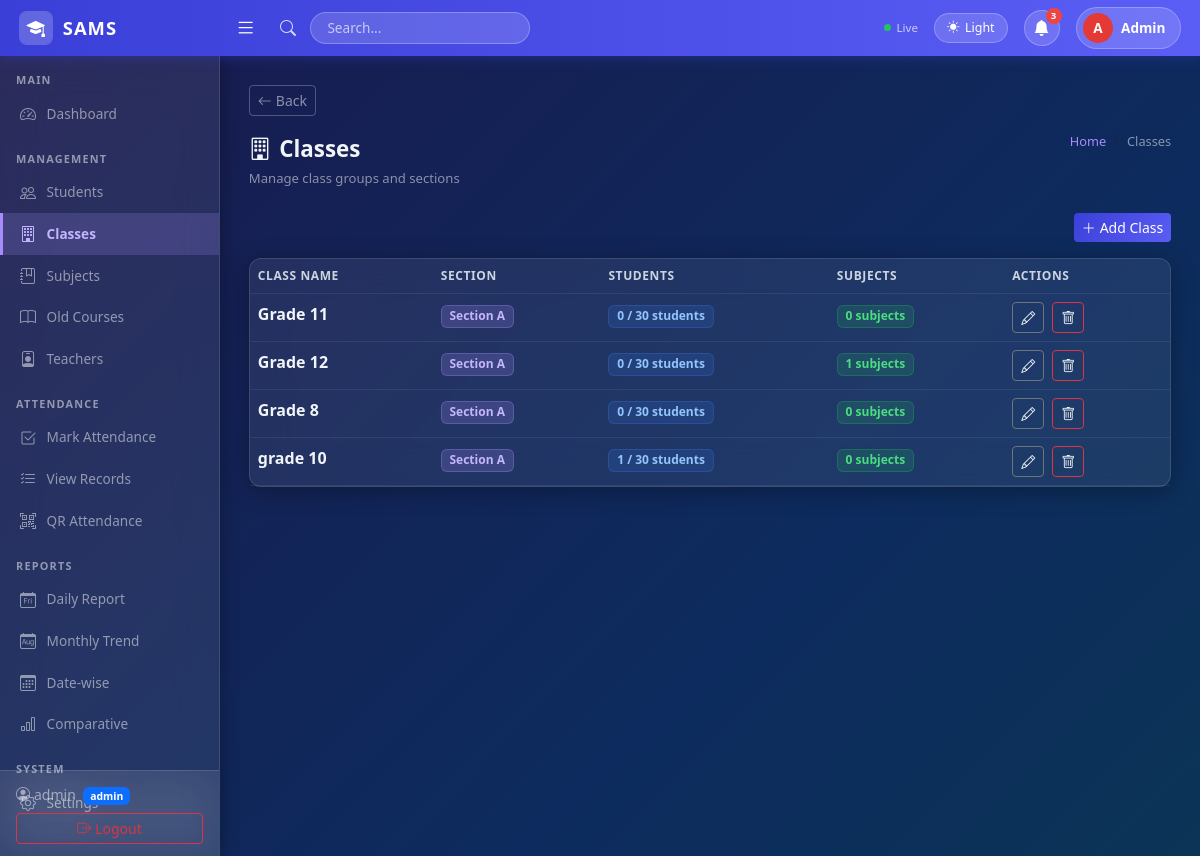
Page /classes/ (signed in) on the committed database.
### core/models.py (models this page shows, shortened)
class ClassGroup(models.Model):
    name = models.CharField(max_length=100)  # e.g. "Grade 10"
    section = models.CharField(max_length=5, blank=True, default='')  # A-E
    class Meta:
        ordering = ['name', 'section']
        unique_together = ('name', 'section')

### core/views.py (the view)
        def wrapper(request, *args, **kwargs):
            if not request.user.is_authenticated:
                return redirect('login')
            if get_role(request.user) not in roles and not request.user.is_superuser:
                return HttpResponseForbidden("Access Denied")
            return view_func(request, *args, **kwargs)

### core/views.py (called while the page is built)
def get_role(user):
    try:
        return user.profile.role
    except Exception:
        return None

def role_required(*roles):
    def decorator(view_func):
        def wrapper(request, *args, **kwargs):
            if not request.user.is_authenticated:
                return redirect('login')
            if get_role(request.user) not in roles and not request.user.is_superuser:
                return HttpResponseForbidden("Access Denied")
            return view_func(request, *args, **kwargs)
        return wrapper
    return decorator

@login_required
@role_required('admin')
def class_list(request):
    classes = ClassGroup.objects.annotate(
        student_count=Count('students'),
        subject_count=Count('subjects')
    ).order_by('name', 'section')
    return render(request, 'classes/list.html', {'classes': classes})

### templates/classes/list.html (shortened to what this page needs)
{% extends 'base.html' %}
{% block content %}
<div class="page-header">
  <div>
    <div class="page-title"><i class="bi bi-building me-2"></i>Classes</div>
    <small style="color:var(--text-muted); font-size:.82rem;">Manage class groups and sections</small>
  </div>
  <nav aria-label="breadcrumb">
    <ol class="breadcrumb mb-0">
      <li class="breadcrumb-item"><a href="{% url 'home' %}">Home</a></li>
      <li class="breadcrumb-item active">Classes</li>
    </ol>
  </nav>
</div>
<div class="mb-3 text-end">
  <a href="{% url 'class_create' %}" class="btn btn-primary btn-sm"><i class="bi bi-plus-lg me-1"></i>Add Class</a>
</div>
<div class="card">
  <div class="table-responsive">
    <table class="table table-hover mb-0">
      <thead>
        <tr>
          <th>Class Name</th>
          <th>Section</th>
          <th>Students</th>
          <th>Subjects</th>
          <th>Actions</th>
        </tr>
      </thead>
      <tbody>
        {% for c in classes %}
        <tr>
          <td style="font-weight:600;">{{ c.name }}</td>
          <td>
            {% if c.section %}
              <span class="badge" style="background:rgba(167,139,250,0.2); color:#c4b5fd; border:1px solid rgba(167,139,250,0.3);">Section {{ c.section }}</span>
            {% else %}—{% endif %}
          </td>
          <td>
            <span class="badge" style="background:rgba(59,130,246,0.15); color:#93c5fd; border:1px solid rgba(59,130,246,0.25);">
              {{ c.student_count }} / 30 students
            </span>
          </td>
          <td>
            <span class="badge" style="background:rgba(34,197,94,0.15); color:#4ade80; border:1px solid rgba(34,197,94,0.25);">
              {{ c.subject_count }} subjects
            </span>
          </td>
          <td>
            <a href="{% url 'class_edit' c.id %}" class="btn btn-sm btn-outline-secondary me-1"><i class="bi bi-pencil"></i></a>
            <a href="{% url 'class_delete' c.id %}" class="btn btn-sm btn-outline-danger"><i class="bi bi-trash"></i></a>
          </td>
        </tr>
        {% empty %}
        <tr><td colspan="5" class="text-center py-5" style="color:var(--text-muted);">
          <i class="bi bi-building" style="font-size:2rem; display:block; margin-bottom:.5rem;"></i>
          No classes yet. Add one to get started.
        </td></tr>
        {% endfor %}
      </tbody>
    </table>
  </div>
</div>
{% endblock %}

### templates/base.html (shortened to what this page needs)
<!DOCTYPE html>
<html lang="en" id="htmlRoot">
<head>
  <link href="https://cdn.jsdelivr.net/npm/bootstrap@5.3.0/dist/css/bootstrap.min.css" rel="stylesheet">
  <link href="https://cdn.jsdelivr.net/npm/bootstrap-icons@1.10.5/font/bootstrap-icons.css" rel="stylesheet">
</head>
<body>
{% if user.is_authenticated %}
<nav class="top-navbar">
  <a href="{% url 'home' %}" class="brand">
    <div class="brand-icon"><i class="bi bi-mortarboard-fill text-white"></i></div>
    SAMS
  </a>
  <button class="hamburger ms-2" id="sidebarToggle"><i class="bi bi-list"></i></button>
  <div class="d-flex align-items-center ms-3 gap-2 flex-grow-1">
    <i class="bi bi-search search-icon"></i>
    <input type="text" class="search-box d-none d-md-block" placeholder="Search...">
  </div>
  <div class="d-flex align-items-center gap-3 ms-auto">
    <div class="sync-indicator d-none d-md-flex">
      <div class="sync-dot"></div>Live
    </div>
    <button class="theme-btn" onclick="toggleTheme()" id="themeBtn">
      <i class="bi bi-moon-fill" id="themeIcon"></i>
      <span id="themeLabel" class="d-none d-md-inline">Dark</span>
    </button>
    <div style="position:relative;">
      <button class="notif-btn" id="notifBtn" onclick="toggleNotif()">
        <i class="bi bi-bell-fill"></i>
        <span class="notif-badge" id="notifBadge">3</span>
      </button>
    </div>
    <a href="{% url 'logout' %}" class="user-pill">
      <div class="user-avatar">{{ user.username|first|upper }}</div>
      <span class="d-none d-md-inline">{{ user.username|capfirst }}</span>
    </a>
  </div>
</nav>
<div class="sidebar" id="sidebar">
  <div class="section-label">Main</div>
  <a href="{% url 'home' %}" class="nav-link {% if request.resolver_match.url_name == 'home' %}active{% endif %}">
    <i class="bi bi-speedometer2"></i> Dashboard
  </a>
  {% if user.profile.role == 'student' %}
  <div class="section-label">My Account</div>
  <a href="{% url 'student_dashboard' %}" class="nav-link {% if request.resolver_match.url_name == 'student_dashboard' %}active{% endif %}">
    <i class="bi bi-speedometer2"></i> Dashboard
  </a>
  <div class="section-label">My Attendance</div>
  <a href="{% url 'student_attendance' %}" class="nav-link {% if request.resolver_match.url_name == 'student_attendance' %}active{% endif %}">
    <i class="bi bi-list-check"></i> Attendance Records
  </a>
  <a href="{% url 'student_reports' %}" class="nav-link {% if request.resolver_match.url_name == 'student_reports' %}active{% endif %}">
    <i class="bi bi-bar-chart-fill"></i> My Reports
  </a>
  <a href="{% url 'student_profile' %}" class="nav-link {% if request.resolver_match.url_name == 'student_profile' %}active{% endif %}">
    <i class="bi bi-person-circle"></i> My Profile
  </a>
  {% else %}
  {% if user.is_superuser or user.profile.role == 'admin' %}
  <div class="section-label">Management</div>
  <a href="{% url 'student_list' %}" class="nav-link {% if 'student' in request.resolver_match.url_name %}active{% endif %}">
    <i class="bi bi-people"></i> Students
  </a>
  <a href="{% url 'class_list' %}" class="nav-link {% if 'class' in request.resolver_match.url_name %}active{% endif %}">
    <i class="bi bi-building"></i> Classes
  </a>
  <a href="{% url 'subject_list' %}" class="nav-link {% if 'subject' in request.resolver_match.url_name %}active{% endif %}">
    <i class="bi bi-journal-bookmark"></i> Subjects
  </a>
  <a href="{% url 'course_list' %}" class="nav-link {% if 'course' in request.resolver_match.url_name %}active{% endif %}">
    <i class="bi bi-book"></i> Old Courses
  </a>
  <a href="{% url 'teacher_list' %}" class="nav-link {% if 'teacher' in request.resolver_match.url_name %}active{% endif %}">
    <i class="bi bi-person-badge"></i> Teachers
  </a>
  {% endif %}
  <div class="section-label">Attendance</div>
  <a href="{% url 'attendance_mark' %}" class="nav-link {% if request.resolver_match.url_name == 'attendance_mark' %}active{% endif %}">
    <i class="bi bi-check2-square"></i> Mark Attendance
  </a>
  <a href="{% url 'attendance_list' %}" class="nav-link {% if request.resolver_match.url_name == 'attendance_list' %}active{% endif %}">
    <i class="bi bi-list-check"></i> View Records
  </a>
  <a href="{% url 'qr_generate' %}" class="nav-link {% if request.resolver_match.url_name == 'qr_generate' or request.resolver_match.url_name == 'qr_session_detail' %}active{% endif %}">
    <i class="bi bi-qr-code-scan"></i> QR Attendance
  </a>
  <div class="section-label">Reports</div>
  <a href="{% url 'report_daily' %}" class="nav-link {% if request.resolver_match.url_name == 'report_daily' %}active{% endif %}">
    <i class="bi bi-calendar-day"></i> Daily Report
  </a>
  <a href="{% url 'report_monthly' %}" class="nav-link {% if request.resolver_match.url_name == 'report_monthly' %}active{% endif %}">
    <i class="bi bi-calendar-month"></i> Monthly Trend
  </a>
  <a href="{% url 'report_datewise' %}" class="nav-link {% if request.resolver_match.url_name == 'report_datewise' %}active{% endif %}">
    <i class="bi bi-calendar3"></i> Date-wise
  </a>
  {% if user.is_superuser or user.profile.role == 'admin' %}
  <a href="{% url 'report_comparative' %}" class="nav-link {% if request.resolver_match.url_name == 'report_comparative' %}active{% endif %}">
    <i class="bi bi-bar-chart"></i> Comparative
  </a>
  <div class="section-label">System</div>
  <a href="{% url 'settings' %}" class="nav-link {% if request.resolver_match.url_name == 'settings' %}active{% endif %}">
    <i class="bi bi-gear"></i> Settings
  </a>
  {% endif %}
  {% endif %}
  <div class="sidebar-footer">
    <small class="d-block" style="color:var(--text-muted);">
      <i class="bi bi-person-circle me-1"></i>{{ user.username }}
      <span class="badge bg-primary ms-1" style="font-size:.65rem;">
        {% if user.is_superuser %}admin{% else %}{{ user.profile.role }}{% endif %}
      </span>
    </small>
    <a href="{% url 'logout' %}" class="btn btn-sm btn-outline-danger w-100 mt-2">
      <i class="bi bi-box-arrow-right me-1"></i>Logout
    </a>
  </div>
</div>
<div class="page-wrapper" id="pageWrapper">
  {% if request.resolver_match.url_name != 'home' and request.resolver_match.url_name != 'student_dashboard' %}
  <div class="mb-3">
    <button onclick="history.back()" class="btn btn-sm" style="border:1px solid rgba(255,255,255,0.25); color:var(--text-muted); background:transparent; transition:all .2s;"
      onmouseover="this.style.background='rgba(255,255,255,0.1)'; this.style.color='var(--text-primary)'"
      onmouseout="this.style.background='transparent'; this.style.color='var(--text-muted)'">
      <i class="bi bi-arrow-left me-1"></i>Back
    </button>
  </div>
  {% endif %}
  {% block content %}{% endblock %}
</div>
{% endif %}
</body>
</html>

### rows in the picture
ClassGroup: name "Grade 11", section "A", student_count "0", subject_count "0"
ClassGroup: name "Grade 12", section "A", student_count "0", subject_count "1"
ClassGroup: name "Grade 8", section "A", student_count "0", subject_count "0"
ClassGroup: name "grade 10", section "A", student_count "1", subject_count "0"

### other values in the picture
{{ user.username|first|upper }} "A"
{{ user.username|capfirst }} "Admin"
{{ user.username }} "admin"
